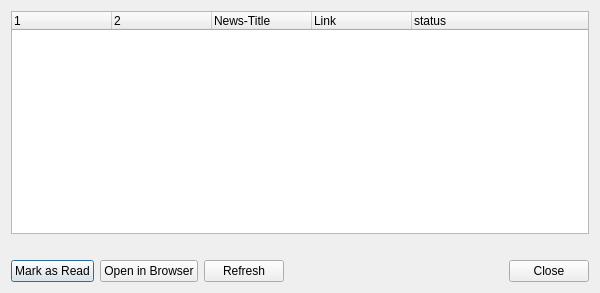
<ui version="4.0" >
 <class>newsDialog</class>
 <widget class="QDialog" name="newsDialog" >
  <property name="geometry" >
   <rect>
    <x>0</x>
    <y>0</y>
    <width>600</width>
    <height>293</height>
   </rect>
  </property>
  <property name="windowTitle" >
   <string>Arch Linux News</string>
  </property>
  <layout class="QVBoxLayout" name="verticalLayout" >
   <item>
    <layout class="QVBoxLayout" >
     <item>
      <widget class="QTreeWidget" name="treeWidget" >
       <property name="indentation" >
        <number>0</number>
       </property>
       <column>
        <property name="text" >
         <string/>
        </property>
        <property name="icon" >
         <iconset resource="shaman.qrc" >
          <normaloff>:/Icons/icons/mail-mark-unread-new.png</normaloff>:/Icons/icons/mail-mark-unread-new.png</iconset>
        </property>
       </column>
       <column>
        <property name="text" >
         <string/>
        </property>
        <property name="icon" >
         <iconset resource="shaman.qrc" >
          <normaloff>:/Icons/icons/mail-message-new.png</normaloff>:/Icons/icons/mail-message-new.png</iconset>
        </property>
       </column>
       <column>
        <property name="text" >
         <string>News-Title</string>
        </property>
        <property name="icon" >
         <iconset resource="shaman.qrc" >
          <normaloff>:/Icons/icons/draw-text.png</normaloff>:/Icons/icons/draw-text.png</iconset>
        </property>
       </column>
       <column>
        <property name="text" >
         <string>Link</string>
        </property>
        <property name="icon" >
         <iconset resource="shaman.qrc" >
          <normaloff>:/Icons/icons/application-rss+xml.png</normaloff>:/Icons/icons/application-rss+xml.png</iconset>
        </property>
       </column>
       <column>
        <property name="text" >
         <string>status</string>
        </property>
       </column>
      </widget>
     </item>
     <item>
      <widget class="QLabel" name="label" >
       <property name="text" >
        <string/>
       </property>
       <property name="alignment" >
        <set>Qt::AlignCenter</set>
       </property>
      </widget>
     </item>
     <item>
      <layout class="QHBoxLayout" >
       <item>
        <widget class="QPushButton" name="asReadButton" >
         <property name="text" >
          <string>Mark as Read</string>
         </property>
         <property name="icon" >
          <iconset resource="shaman.qrc" >
           <normaloff>:/Icons/icons/mail-mark-unread-new.png</normaloff>:/Icons/icons/mail-mark-unread-new.png</iconset>
         </property>
        </widget>
       </item>
       <item>
        <widget class="QPushButton" name="openButton" >
         <property name="text" >
          <string>Open in Browser</string>
         </property>
         <property name="icon" >
          <iconset resource="shaman.qrc" >
           <normaloff>:/Icons/icons/document-open.png</normaloff>:/Icons/icons/document-open.png</iconset>
         </property>
        </widget>
       </item>
       <item>
        <widget class="QPushButton" name="refreshButton" >
         <property name="text" >
          <string>Refresh</string>
         </property>
         <property name="icon" >
          <iconset resource="shaman.qrc" >
           <normaloff>:/Icons/icons/application-rss+xml.png</normaloff>:/Icons/icons/application-rss+xml.png</iconset>
         </property>
        </widget>
       </item>
       <item>
        <spacer>
         <property name="orientation" >
          <enum>Qt::Horizontal</enum>
         </property>
         <property name="sizeHint" stdset="0" >
          <size>
           <width>40</width>
           <height>20</height>
          </size>
         </property>
        </spacer>
       </item>
       <item>
        <widget class="QPushButton" name="closeButton" >
         <property name="text" >
          <string comment="close the dialog" >Close</string>
         </property>
         <property name="icon" >
          <iconset resource="shaman.qrc" >
           <normaloff>:/Icons/icons/application-exit.png</normaloff>:/Icons/icons/application-exit.png</iconset>
         </property>
        </widget>
       </item>
      </layout>
     </item>
    </layout>
   </item>
  </layout>
 </widget>
 <resources>
  <include location="shaman.qrc" />
 </resources>
 <connections/>
</ui>
